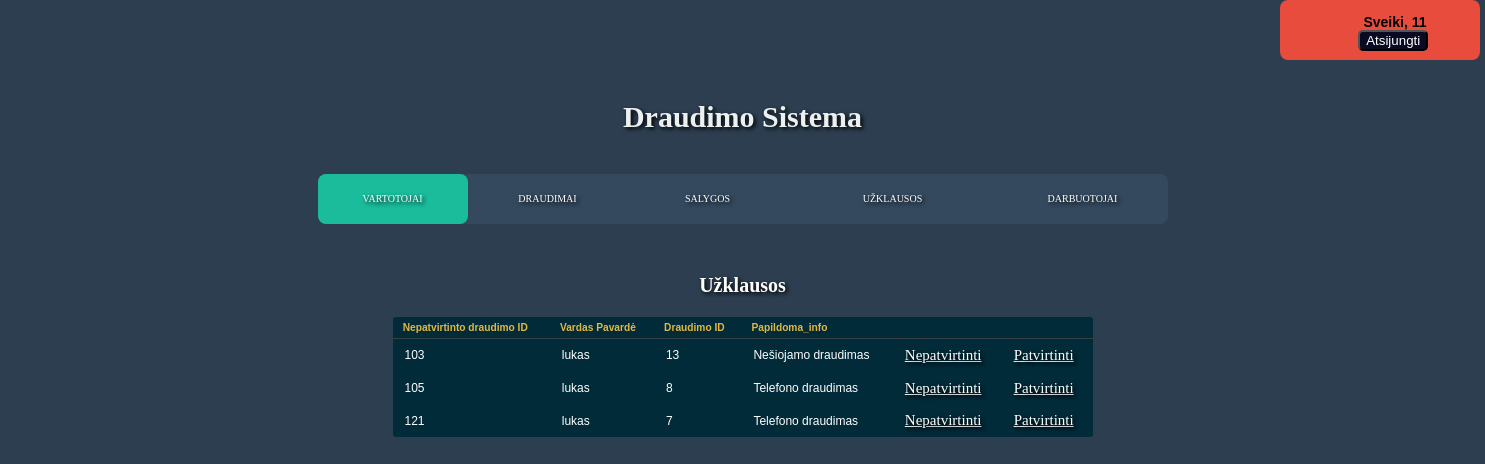
The page /Insurance/uzklausosAdmin.php (signed in) on the database its author committed.
### tables this page shows
CREATE TABLE `nepatvirtinti_draud` (
  `nepatvirtinto_id` int(20) NOT NULL,
  `user_name` varchar(20) NOT NULL,
  `draudimo_id` int(20) NOT NULL,
  `papildoma_info` varchar(20) NOT NULL
);

### Insurance/uzklausosAdmin.php (the view, shortened to what this page needs)
<!DOCTYPE html>
<html lang="en">
<head>
    <link rel="stylesheet" href="styleIndex.css">
</head>
<body>
 <div class = "name">
	<h3 class ="loginName"><?php
									echo "Sveiki, ".$_SESSION["username"];
							?></h3>
	<div class = "atsijungti">
		<form method="post">
		 <input type="submit" name="button1"
                class="button" value="Atsijungti" />
		</form>
	</div>
 </div>
<h1>Draudimo Sistema</h1>
<nav>
	<a href="vartotojaiAdmin.php">Vartotojai</a>
	<a href="draudimaiAdmin.php">Draudimai</a>
	<a href="salygosAdmin.php">Salygos</a>
	<a href="uzklausosAdmin.php">Užklausos</a>
	<a href="darbuotojaiAdmin.php">Darbuotojai</a>
	<div class="animation start-home"></div>
</nav>
<h2>Užklausos</h2>
<div class = "lentele">
<?php
include'connection.php';
	$sql = "SELECT * FROM nepatvirtinti_draud";
	$result = $conn->query($sql);
    echo "<table class=\"table\">\n";
    echo "  <tr>\n";
    echo "    <th>Nepatvirtinto draudimo ID</th>\n";
    echo "    <th>Vardas Pavardė</th>\n";
    echo "    <th>Draudimo ID</th>\n";
    echo "    <th>Papildoma_info</th>\n";
    echo "    <th></th>\n";
	echo "    <th></th>\n";
    echo "  </tr>";
	if ($result->num_rows > 0) {
	while($row = $result->fetch_assoc()) {
		echo "<tr>\n";
		echo "    <td>".$row["nepatvirtinto_id"]."</td>\n";
		echo "    <td>".$row["user_name"]."</td>\n";
		echo "    <td>".$row["draudimo_id"]."</td>\n";
		echo "    <td>".$row["papildoma_info"]."</td>\n";
		echo "    <td>"."<a href='atsauktiUzklausa.php?nepatvirtinto_id=".$row["nepatvirtinto_id"]."' onclick='return confirmDelete(this);'>Nepatvirtinti</a>"."</td>\n";
		echo "    <td>"."<a href='patvirtinti_draud.php?draudimo_id=".urlencode($row["draudimo_id"])."&user_name=".urlencode($row["user_name"])."&papildoma_info=".urlencode($row["papildoma_info"])."&nepatvirtinto_id=".urlencode($row["nepatvirtinto_id"])."' onclick='return confirmUpdate(this);'> Patvirtinti </a>"."</td>\n";
	}
	echo "</table>\n";
	} else {
    echo "0 results";
}
?>
</div>
</body>

### Insurance/styleIndex.css (style rules this page uses)
body { margin: 0; padding: 0; align-items: center; text-align: center; }
nav { margin: 27px auto 0; position: relative; width: 850px; height: 50px; background-color: #34495e; border-radius: 8px; font-size: 0; }
nav a { line-height: 50px; height: 100%; font-size: 10px; display: inline-block; position: relative; z-index: 1; text-decoration: none; text-transform: uppercase; text-align: center; color: white; cursor: pointer; }
nav .animation { position: absolute; height: 100%; top: 0; z-index: 0; transition: all .5s ease 0s; border-radius: 8px; }
a:nth-child(1) { width: 150px; }
a:nth-child(2) { width: 160px; }
a:nth-child(3) { width: 160px; }
a:nth-child(4) { width: 210px; }
a:nth-child(5) { width: 170px; }
nav .start-home, a:nth-child(1):hover~.animation { width: 150px; left: 0; background-color: #1abc9c; }
body { font-size: 12px; font-family: sans-serif; background: #2c3e50; }
h1 { text-align: center; margin: 40px 0 40px; text-align: center; font-size: 30px; color: #ecf0f1; text-shadow: 2px 2px 4px #000000; font-family: 'Cherry Swash', cursive; }
form { width: 35%; margin-left: 32%; margin-top: 15%; }
a { color: rgb(255, 255, 255); font-size: 15px; text-shadow: 2px 2px 4px #000000; font-family: 'Cherry Swash', cursive; }
.name { width: 200px; height: 60px; background-color: #e74c3c; margin-left: 1275px; display: inline-block; position: relative; border-radius: 8px; }
.loginName { margin-left: 30px; }
.atsijungti { width: 67px; background-color: #000000; color: #f1ecec; margin-top: -10px; margin-left: 65px; border-radius: 4px; }
table { text-align: center; margin-left: auto; margin-right: auto; margin-top: 20px; background: #012B39; border-radius: 0.25em; border-collapse: collapse; width: 700px; }
tr { text-align: left; }
th { border-bottom: 1px solid #364043; color: #E2B842; font-size: 0.85em; font-weight: 600; padding: 0.5em 1em; text-align: left; }
td { color: #fff; font-weight: 400; padding: 0.65em 1em; }
tbody tr { transition: background 0.25s ease; }
body { text-align:center; }
h2 { margin-top: 50px; color: rgb(255, 254, 254); font-size: 20px; text-shadow: 2px 2px 4px #000000; font-family: 'Cherry Swash', cursive; text-align: center; }
.button { position: absolute; margin-left: -20px; top:50%; background-color:#0a0a23; color: #fff; border-radius: 5px; }

### rows shown on the page
nepatvirtinti_draud: nepatvirtinto_id "103", user_name "lukas", draudimo "13", papildoma_info "Nešiojamo draudimas"
nepatvirtinti_draud: nepatvirtinto_id "105", user_name "lukas", draudimo "8", papildoma_info "Telefono draudimas"
nepatvirtinti_draud: nepatvirtinto_id "121", user_name "lukas", draudimo "7", papildoma_info "Telefono draudimas"

### other values the page prints
$_SESSION["username"] "11"
